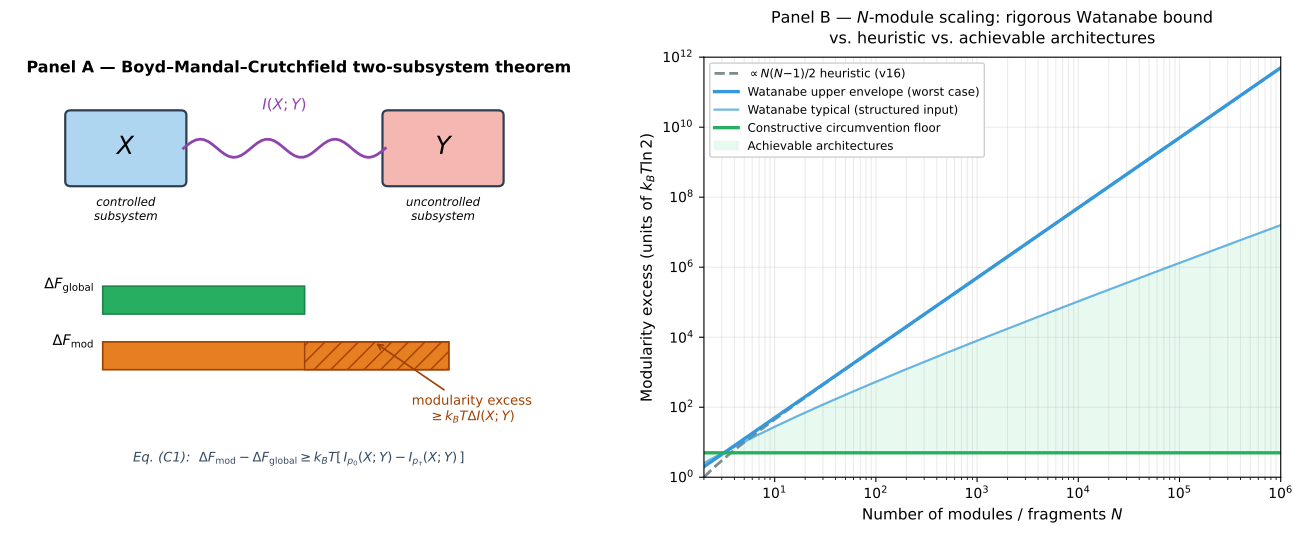

This chart was generated by the following Python code:
"""Figure 3: Modularity dissipation — Watanabe-rigorous bound vs v16 heuristic vs achievability."""
import numpy as np
import matplotlib.pyplot as plt

fig, axes = plt.subplots(1, 2, figsize=(13.5, 5.5))
fig.patch.set_facecolor('white')

# ===== Panel A: BMC two-module dissipation =====
ax1 = axes[0]
ax1.set_xlim(0, 10)
ax1.set_ylim(-0.3, 8)
ax1.axis('off')

# Title at top
ax1.text(5, 7.7, 'Panel A — Boyd–Mandal–Crutchfield two-subsystem theorem',
         fontsize=11.5, fontweight='bold', ha='center')

# Two coupled boxes — top region (y = 5.5 to 6.9)
from matplotlib.patches import FancyBboxPatch
box_X = FancyBboxPatch((1.0, 5.5), 2.0, 1.4, boxstyle="round,pad=0.05,rounding_size=0.10",
                       linewidth=1.6, edgecolor='#2c3e50', facecolor='#aed6f1')
box_Y = FancyBboxPatch((6.5, 5.5), 2.0, 1.4, boxstyle="round,pad=0.05,rounding_size=0.10",
                       linewidth=1.6, edgecolor='#2c3e50', facecolor='#f5b7b1')
ax1.add_patch(box_X)
ax1.add_patch(box_Y)
ax1.text(2.0, 6.2, '$X$', fontsize=18, ha='center', va='center', fontweight='bold')
ax1.text(7.5, 6.2, '$Y$', fontsize=18, ha='center', va='center', fontweight='bold')
ax1.text(2.0, 5.25, 'controlled\nsubsystem', fontsize=8.5, ha='center', va='top', style='italic')
ax1.text(7.5, 5.25, 'uncontrolled\nsubsystem', fontsize=8.5, ha='center', va='top', style='italic')

# Wavy correlation channel
xs = np.linspace(3.0, 6.5, 50)
ys = 6.2 + 0.18 * np.sin(np.linspace(0, 6*np.pi, 50))
ax1.plot(xs, ys, color='#8e44ad', lw=2.0)
ax1.text(4.75, 6.95, '$I(X;Y)$', fontsize=11, color='#8e44ad', ha='center', fontweight='bold')

# Bar comparison — middle/lower region (y = 1.6 to 3.4)
bar_y_global = 3.2
bar_y_mod = 2.1
bar_h = 0.55
ax1.barh([bar_y_global], [3.5], height=bar_h, left=1.6, color='#27ae60',
         edgecolor='#1e8449', linewidth=1.2)
ax1.barh([bar_y_mod], [6.0], height=bar_h, left=1.6, color='#e67e22',
         edgecolor='#a04000', linewidth=1.2)
# Hatch the difference (the modularity excess portion)
ax1.barh([bar_y_mod], [2.5], height=bar_h, left=5.1, color='none',
         edgecolor='#a04000', hatch='//', linewidth=1.0)

ax1.text(1.45, bar_y_global+bar_h/2, '$\\Delta F_{\\rm global}$',
         fontsize=10.5, ha='right', va='center')
ax1.text(1.45, bar_y_mod+bar_h/2, '$\\Delta F_{\\rm mod}$',
         fontsize=10.5, ha='right', va='center')

# Annotation arrow pointing at the hatched difference region
ax1.annotate('modularity excess\n$\\geq k_B T \\Delta I(X;Y)$',
             xy=(6.3, bar_y_mod+bar_h/2), xytext=(8.0, 1.05),
             arrowprops=dict(arrowstyle='->', color='#a04000', lw=1.2),
             fontsize=9.5, color='#a04000', va='center', ha='center')

ax1.text(5, 0.0,
         'Eq. (C1):  $\\Delta F_{\\rm mod}-\\Delta F_{\\rm global}\\geq k_B T[\\,I_{p_0}(X;Y)-I_{p_\\tau}(X;Y)\\,]$',
         fontsize=9.5, ha='center', color='#34495e', style='italic')

# ===== Panel B: N-module scaling =====
ax2 = axes[1]
N_range = np.logspace(0.3, 6, 200)

# Curve (a) — heuristic N(N-1)/2 with I_pair = 1 bit
heuristic = N_range * (N_range - 1) / 2
ax2.loglog(N_range, heuristic, '--', color='#7f8c8d', lw=2.0,
           label='$\\propto N(N{-}1)/2$ heuristic (v16)')

# Curve (b-upper) — Watanabe worst case: ~Θ(N²)
worst = N_range**2 * 0.5
ax2.loglog(N_range, worst, color='#3498db', lw=2.4,
           label='Watanabe upper envelope (worst case)')

# Curve (b-typical) — Θ(N log N)
typical = N_range * np.log2(N_range + 1) * 0.8
ax2.loglog(N_range, typical, color='#3498db', lw=1.6, alpha=0.7,
           label='Watanabe typical (structured input)')

# Curve (c) — constructive circumvention floor
floor = 5.0 * np.ones_like(N_range)
ax2.loglog(N_range, floor, color='#27ae60', lw=2.4,
           label='Constructive circumvention floor')

# Shade achievable region between c and typical
ax2.fill_between(N_range, floor, typical, color='#d5f5e3', alpha=0.55,
                 label='Achievable architectures', zorder=1)

ax2.set_xlabel('Number of modules / fragments $N$', fontsize=11)
ax2.set_ylabel('Modularity excess (units of $k_B T \\ln 2$)', fontsize=11)
ax2.set_title('Panel B — $N$-module scaling: rigorous Watanabe bound\nvs. heuristic vs. achievable architectures',
              fontsize=11.5, pad=10)
ax2.legend(fontsize=8.5, loc='upper left', framealpha=0.95)
ax2.grid(True, alpha=0.25, which='both')
ax2.set_xlim(2, 1e6)
ax2.set_ylim(1, 1e12)

plt.tight_layout()
plt.savefig('/home/claude/v17/figures/fig3_modularity.pdf', dpi=180, bbox_inches='tight')
plt.savefig('/home/claude/v17/figures/fig3_modularity.png', dpi=180, bbox_inches='tight')
print("Figure 3 saved")
